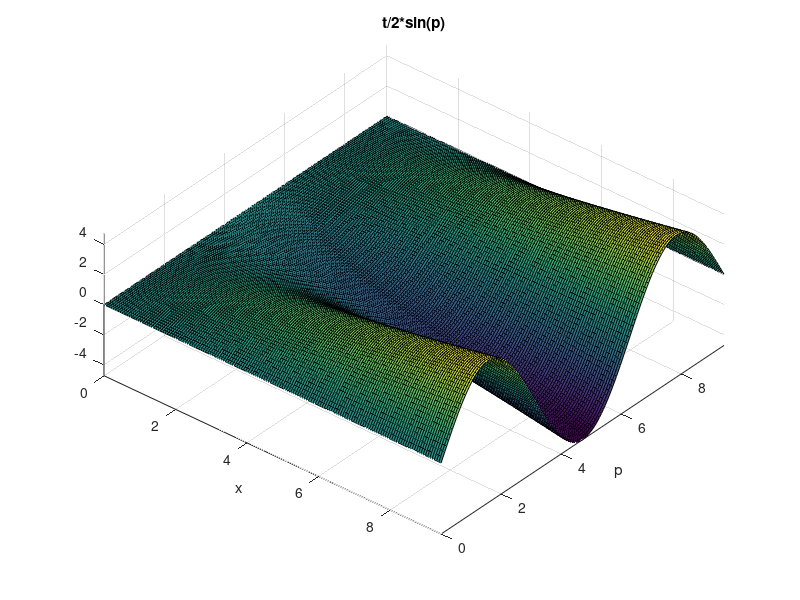

MATLAB code for this plot:
[t,p]=meshgrid(0:.02*pi:3*pi, 0:.02*pi:3*pi);
figure()
surf(t,p,t/2.*sin(p));
xlabel('x'),ylabel('p');
title('t/2*sin(p)');
axis tight;
view(40,60);